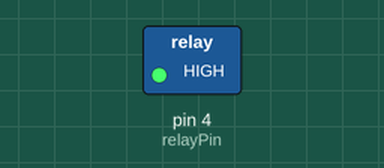
Recording of a sketch running on a simulated Arduino Uno, built with avr-gcc and run on an emulated ATmega328P. On the bench: switched loads named in the sketch (green lamp = pin HIGH).

Above: at 0.1 s.
At 1.6 s:
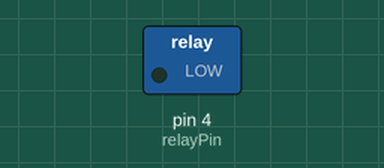
Timing chart, 0 to 3.1 s (numbered marks = the images above):
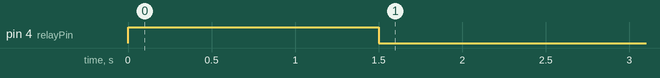

The sketch:

relayControl.ino
```cpp
#include <Arduino.h>

// Project Five - Relay Control
//
int relayPin = 4;

void setup()
{
  pinMode(relayPin, OUTPUT);
  digitalWrite(relayPin, HIGH);
  delay(1500);
  digitalWrite(relayPin, LOW);
  delay(250);
}
void loop(){}
```
